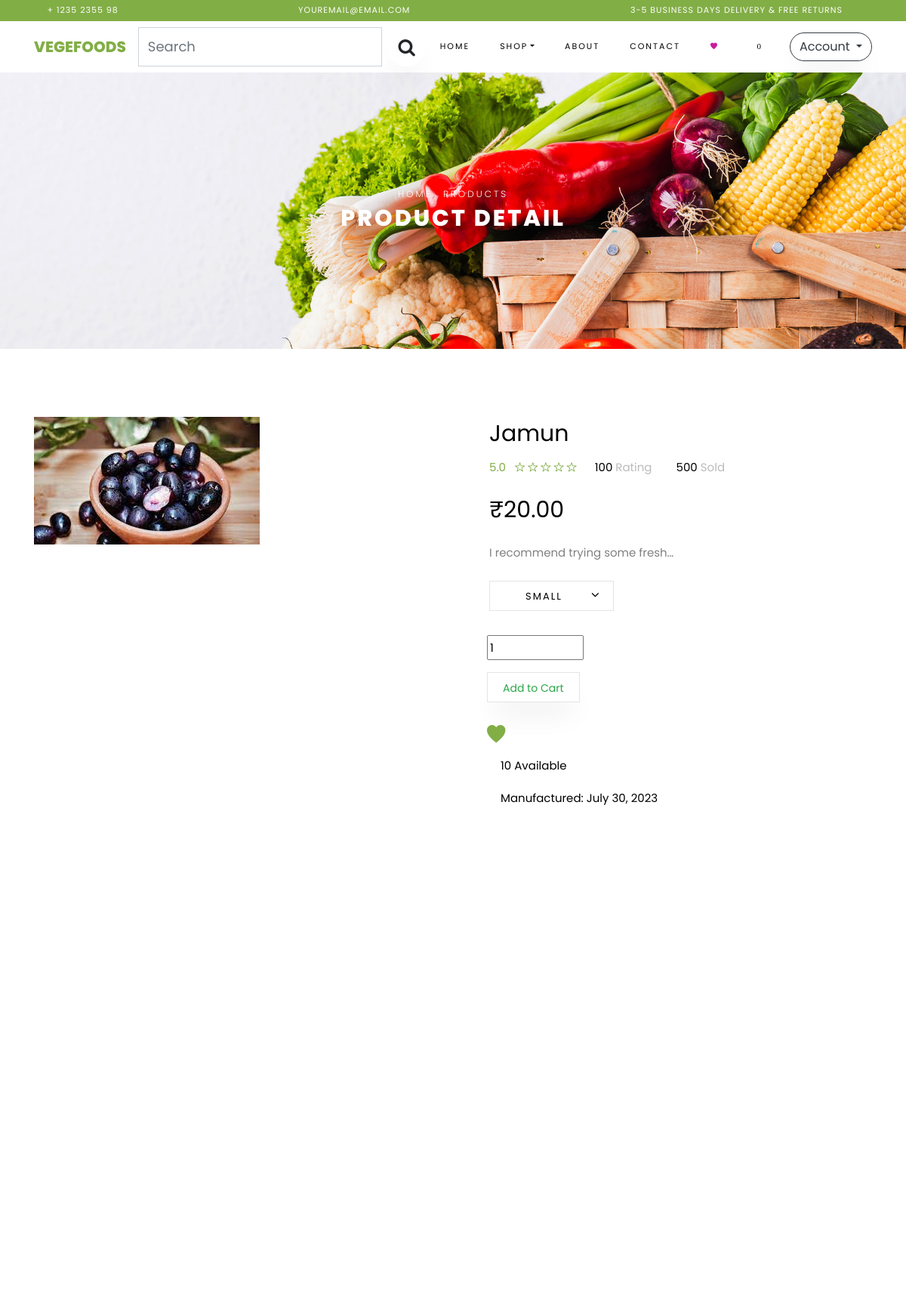
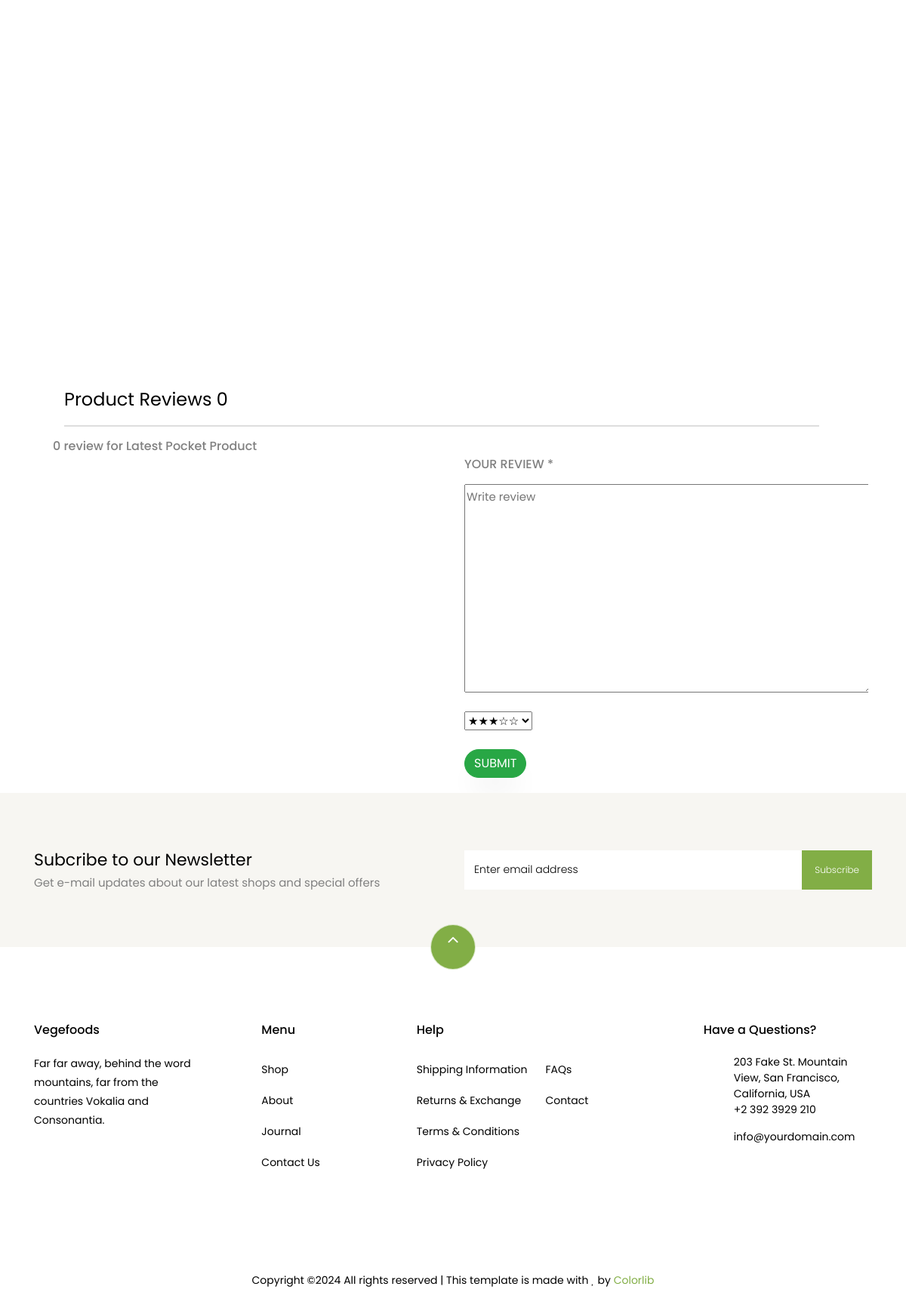
Page /product/prd4e1g4eh5d4/ on the committed database (2 pictures, top to bottom).
### core/models.py (models this page shows, shortened)
class Product(models.Model):
    P_ID = ShortUUIDField(unique=True,length=10,max_length=20,prefix="prd",alphabet="abcedfgh12345")
    user = models.ForeignKey(User,on_delete=models.SET_NULL,null=True)              #cascade
    category = models.ForeignKey(Category,on_delete=models.SET_NULL,null=True,related_name="category")
    vendor = models.ForeignKey(Vendor,on_delete=models.SET_NULL,null=True,related_name="vendor")
    title= models.CharField(max_length=100,default="Fresh Pears")
    image = models.ImageField(upload_to="category",default="prodcut.jpg")
    description = models.TextField(null=True,blank=True,default="This is the product")
    price = models.DecimalField(max_digits=9999999999999,decimal_places=2,default="1.99")
    old_price = models.DecimalField(max_digits=9999999999999,decimal_places=2,default="2.99")
    specifications = models.TextField(null=True,blank=True)
    stock_count = models.IntegerField(default="10",null=True,blank=True)
    mfd = models.DateField(auto_now_add=False,null=True,blank=True)
    product_status = models.CharField(choices=STATUS,max_length=10,default="In_review")
    status = models.BooleanField(default=True)
    in_stock = models.BooleanField(default=True)
    featured = models.BooleanField(default=False)
    digital = models.BooleanField(default=False)
    sku = ShortUUIDField(unique=True,length=4,max_length=10,prefix="sku",alphabet="1234567890")
    date = models.DateTimeField(auto_now_add=True)
    updated = models.DateTimeField(null=True,blank=True)
    class Meta:
        verbose_name_plural = "Products"
    def get_discount(self):
        new_price = ((self.old_price - self.price) / self.old_price) * 100
        new_price = "{:.0f}".format(new_price)
        return new_price

### core/views.py (the view)
def product_detail_view(request,P_ID):
    product = Product.objects.get(P_ID = P_ID)
    products = Product.objects.filter(category=product.category).exclude(P_ID=P_ID).order_by("-id")[:8]
    reviews = ProductReview.objects.filter(product=product).order_by("-date")
    review_form = ProductReviewForm()
    p_image = product.p_images.all()
    context = {
        "p": product,
        "p_image":p_image,
        "reviews":reviews,
        "products":products,
        "review_form":review_form
    }
    return render(request,'core/product-detail.html',context)

### core/forms.py
class ProductReviewForm(forms.ModelForm):
    review = forms.CharField(widget=forms.Textarea(attrs={'placeholder': 'Write review'}))
    class Meta:
        model = ProductReview
        fields = ['review', 'rating']

### core/context_processors.py (called while the page is built)
def default(request):
    categories = Category.objects.all()
    vendors = Vendor.objects.all()
    product = Product.objects.all()
    return {
        "categories": categories,
        "vendors": vendors,
        "product":product,
    }

### templates/core/product-detail.html (shortened to what this page needs)
{%extends 'partials/base.html' %}
{% load static %}
{% block content%}
<div class="hero-wrap hero-bread" style="background-image: url('/static/assets/images/bg_1.jpg');">
    <div class="container">
      <div class="row no-gutters slider-text align-items-center justify-content-center">
        <div class="col-md-9 ftco-animate text-center">
            <p class="breadcrumbs"><span class="mr-2"><a href="index.html">Home</a></span> <span>Products</span></p>
          <h1 class="mb-0 bread">Product Detail</h1>
        </div>
      </div>
    </div>
  </div>
  <section class="ftco-section">
      <div class="container">
          <div class="row">
              <div class="col-lg-6 mb-5 ftco-animate">
                  <a href="images/product-1.jpg" class="image-popup"><img src="{{p.image.url}}" class="img-fluid" alt="Colorlib Template"></a>
                </div>
              <div class="col-lg-6 product-details pl-md-5 ftco-animate">
                  <h3>{{p.title}}</h3>
                  <div class="rating d-flex">
                          <p class="text-left mr-4">
                              <a href="#" class="mr-2">5.0</a>
                              <a href="#"><span class="ion-ios-star-outline"></span></a>
                              <a href="#"><span class="ion-ios-star-outline"></span></a>
                              <a href="#"><span class="ion-ios-star-outline"></span></a>
                              <a href="#"><span class="ion-ios-star-outline"></span></a>
                              <a href="#"><span class="ion-ios-star-outline"></span></a>
                          </p>
                          <p class="text-left mr-4">
                              <a href="#" class="mr-2" style="color: #000;">100 <span style="color: #bbb;">Rating</span></a>
                          </p>
                          <p class="text-left">
                              <a href="#" class="mr-2" style="color: #000;">500 <span style="color: #bbb;">Sold</span></a>
                          </p>
                      </div>
                      <div class="pricing" >
                        <p class="price"><span>₹</span><span class="price-sale current-product-price-{{p.id}}">{{p.price}}</span></p>
                      </div>
                  <p>{{p.description|truncatechars:30}}</p>
                      <div class="row mt-4">
                          <div class="col-md-6">
                              <div class="form-group d-flex">
                    <div class="select-wrap">
                    <div class="icon"><span class="ion-ios-arrow-down"></span></div>
                    <select name="" id="" class="form-control">
                        <option value="">Small</option>
                    </select>
                  </div>
                  </div>
                   </div>
                          <div class="w-100">
                            <input type="number" value="1" id="product-quantity" class="w-25 my-3 product-quantity-{{p.id}}"  >
                          </div>
                         <div class="w-100">
                          <p><button type="submit" class="btn btn-black add-to-cart-btn"   data-index="{{p.id}}"  style="color:#28a745;outline:#28a745">Add to Cart</button></p>
                          <a aria-label="Add to Wishlist" class="action btn-green hover-up " href="" style="font-size:30px">
                             <span><i class="ion-ios-heart" ></i></span>
                          </a>
                        </div>
                  </div>
                    <div class="col-md-12">
                      <p style="color: #000;">{{p.stock_count}} Available</p>
                  </div>
                  <div class="col-md-12">
                      <p style="color: #000;">Manufactured: {{p.mfd}} </p>
                  </div>
                    </div>
                </div>
      </div>
  </section>
  <section class="ftco-section">
      <div class="container">
              <div class="row justify-content-center mb-3 pb-3">
      </div>
      </div>
      <div class="container">
          <div class="row">
          </div>
      </div>
  </section>
  <section ftco-section" style="overflow-x:hidden; padding:20px;margin:0px 50px">
    <div class="container row mt-4">
        <div class="col-md-12">
          <h4>Product Reviews <span>{{reviews.count}}</span></h4>
          <hr>
        </div>
       </div>
       <div class="detail_5 row">
        <div class="col-md-6">
          <div class="detail_5l">
            <h6 class="mb-4">{{reviews.count}} review for Latest Pocket Product</h6>
          </div>
        </div>
        <div class="col-md-6">
                <form action="{% url 'core:ajax-add-review' p.id %}" method="POST" id="review-form">
                <h6 class="font_13 mt-4 mb-3">YOUR REVIEW *</h6>
                 <div class="form-group">
                   {{review_form.review}}
                 </div>
                 <div class="form-group">
                  {{review_form.rating}}
                </div>
                <h6 class="mb-0 mt-4"><button type="submit" class="button btn btn-success" >SUBMIT</button></h6>
              </form>
        </div>
       </div>
  </section>
  <section class="ftco-section ftco-no-pt ftco-no-pb py-5 bg-light">
    <div class="container py-4 ">
      <div class="row d-flex justify-content-center py-5">
        <div class="col-md-6">
            <h2 style="font-size: 22px;" class="mb-0">Subcribe to our Newsletter</h2>
            <span>Get e-mail updates about our latest shops and special offers</span>
        </div>
        <div class="col-md-6 d-flex align-items-center">
          <form action="#" class="subscribe-form">
            <div class="form-group d-flex">
              <input type="text" class="form-control" placeholder="Enter email address">
              <input type="submit" value="Subscribe" class="submit px-3">
            </div>
          </form>
        </div>
      </div>
    </div>
  </section>
{% endblock content%}

### static/assets/custom_css/dashboard.css (style rules this page uses)
body { display: flex; font-family: Arial, sans-serif; height: 100vh; margin: 0; align-items: stretch; }

### rows in the picture
Product: image (picture), title "Jamun", price "20.00", description "I recommend trying some fresh…", stock_count "10", mfd "July 30, 2023"

### other values in the picture
{{ request.session.cart_data_obj|length }} "0"
{{ reviews.count }} "0"
